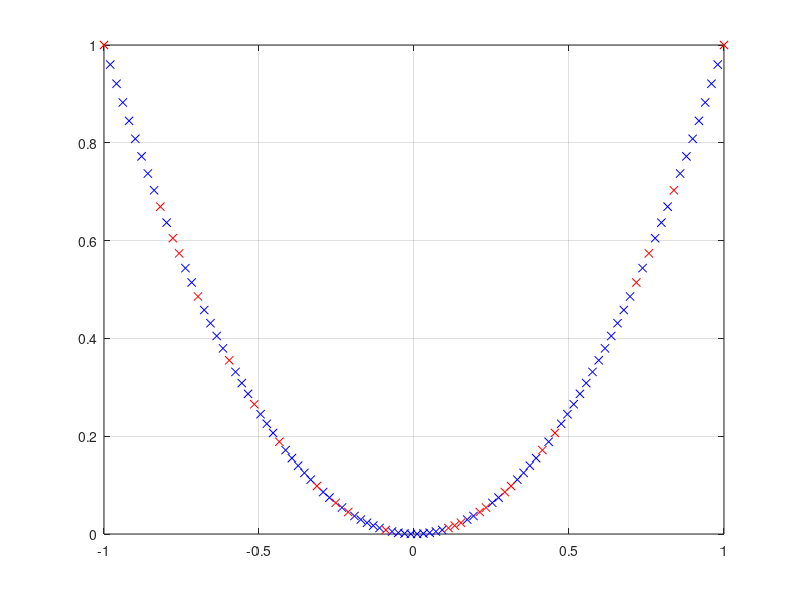

Here is the MATLAB script that generated this plot:
n_points = 100;
train_ratio = 0.75;

% x = linspace(0.3, 2.8, n_points);
% y = sin(2*pi*x) + .1*exp(x);
x = linspace(-1,1);
y = x.^2;

% figure(1); clf;
% plot(x, y);
% grid on;

inds = (rand(size(x)) <= train_ratio);

x_train = x;
y_train = y;
x_test = [];
y_test = [];

while (numel(x_train) > n_points*train_ratio)
    ind = randi(numel(x_train));
    
    x_test = [x_test x_train(ind)];
    y_test = [y_test y_train(ind)];
    
    x_train(ind) = [];
    y_train(ind) = [];
end

figure(2); clf;
plot(x_train, y_train, 'bx', x_test, y_test, 'rx');
grid on;

save regression_data x_train y_train x_test y_test